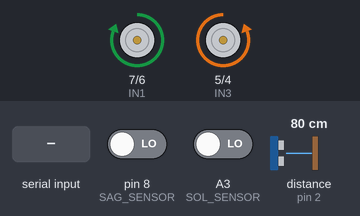
Simulated run of this sketch. Board: Arduino Uno, built with avr-gcc and run on an emulated ATmega328P. On the bench: motor-driver pin pairs drawn as motors (green arrow = first pin HIGH = forward, orange = second pin HIGH = backward, longer = more drive, scaled by the enable pin). Wiring (inferred from the names in the program): ultrasonic range finder: trigger A2; echo pin 2. The test bench sets the inputs (shaded band); at power-on: distance to the obstacle (sensor on pin 2) 80 cm, pin 8 (SAG_SENSOR) LOW, A3 (SOL_SENSOR) LOW. The echo pulse lasts 58.3 µs per cm; random numbers use the default seed unless the sketch sets one.

Above: at 0.91 s.
1.4 s: "F" received over the second serial link
At 2.8 s:
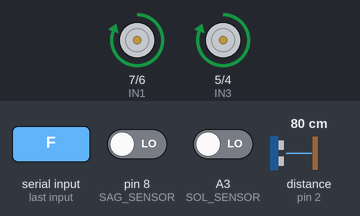
3.1 s: distance to the obstacle (sensor on pin 2) set to 17 cm
At 5.72 s:
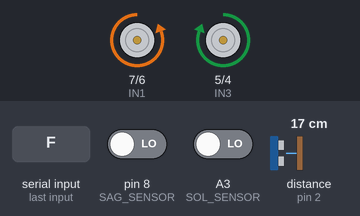
6.2 s: distance to the obstacle (sensor on pin 2) set to 13 cm
At 6.99 s:
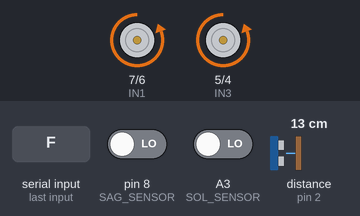
9.3 s: distance to the obstacle (sensor on pin 2) set to 18 cm
12.4 s: distance to the obstacle (sensor on pin 2) set to 2 cm
Timing chart, 0 to 16.5 s (numbered marks = the images above; inputs shaded):
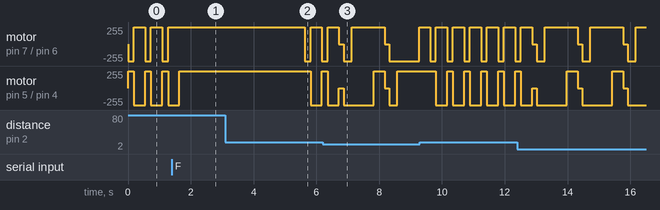

Measured:
- the behaviour switches between 16 and 15 cm on distance to the obstacle (sensor on pin 2) (found by bisection; images 2 and 3)
- by itself, motor on pin 7 (IN1) / pin 6 (IN2): repeats every 1.5 s: stopped 0.15 s, backward 255/255 0.25 s, forward 255/255 1.1 s
- by itself, motor on pin 5 (IN3) / pin 4 (IN4): repeats every 1.5 s: stopped 0.15 s, backward 255/255 0.95 s, forward 255/255 0.35 s

The sketch:

4WD.ino
```cpp
#include <SoftwareSerial.h>

// --- PİN AYARLARI ---
SoftwareSerial BT(11, 12);

#define ENA 9
#define IN1 7
#define IN2 6
#define IN3 5
#define IN4 4
#define ENB 3

#define TRIG_PIN A2
#define ECHO_PIN 2
#define SOL_SENSOR A3
#define SAG_SENSOR 8

// --- AYARLAR ---
int normalHiz = 255;
int donusHizi  = 255;   // 🔥 Daha sert dönüş
int engelSiniri = 15;
unsigned long beklemeSuresi = 4000;

// --- DEĞİŞKENLER ---
char gelenVeri;
bool otonomMod = true;
unsigned long sonKomutZamani = 0;

void setup() {
  pinMode(ENA, OUTPUT); pinMode(IN1, OUTPUT); pinMode(IN2, OUTPUT);
  pinMode(IN3, OUTPUT); pinMode(IN4, OUTPUT); pinMode(ENB, OUTPUT);

  pinMode(TRIG_PIN, OUTPUT);
  pinMode(ECHO_PIN, INPUT);
  pinMode(SOL_SENSOR, INPUT);
  pinMode(SAG_SENSOR, INPUT);

  Serial.begin(9600);
  BT.begin(9600);

  randomSeed(analogRead(A0));
}

void loop() {

  if (BT.available()) {
    gelenVeri = BT.read();
    sonKomutZamani = millis();

    if (gelenVeri == 'F' || gelenVeri == 'B' || gelenVeri == 'L' || gelenVeri == 'R' || gelenVeri == 'S') {
      otonomMod = false;
      manuelKontrol(gelenVeri);
    } else if (gelenVeri == 'X' || gelenVeri == 'U') {
      otonomMod = true;
      dur();
    }
  }

  if (!otonomMod && millis() - sonKomutZamani > beklemeSuresi) {
    otonomMod = true;
  }

  if (otonomMod) {
    int mesafe = mesafeOlc();
    if (mesafe > 0 && mesafe < engelSiniri) {
      engeldenKac();
    } else {
      cizgiIzle();
    }
  }
}

// ---------- ENGELDEN KAÇ ----------
void engeldenKac() {
  dur(); delay(150);
  geri(); delay(250);

  int yon = random(0, 2);

  if (yon == 0) {
    solaDon(); delay(700);   // 🔥 Daha net dönüş
  } else {
    sagaDon(); delay(700);
  }

  // 🔥 15 cm ileri (ortalama)
  ileri();
  delay(350);
}

// ---------- ÇİZGİ İZLE ----------
void cizgiIzle() {
  int sol = digitalRead(SOL_SENSOR);
  int sag = digitalRead(SAG_SENSOR);

  if (sol == HIGH && sag == HIGH) {
    ileri();
  }
  else if (sol == HIGH && sag == LOW) {
    solaDon();
  }
  else if (sol == LOW && sag == HIGH) {
    sagaDon();
  }
  else {
    cizgiAra(); // 🔥 GECİKME YOK
  }
}

// ---------- HIZLI ÇİZGİ ARAMA ----------
void cizgiAra() {
  // Sağ tarafa KISA ama SERT bak
  sagaDon();
  delay(180);

  if (digitalRead(SOL_SENSOR) == HIGH || digitalRead(SAG_SENSOR) == HIGH) return;

  // Sol tarafa KISA ama SERT bak
  solaDon();
  delay(360);
}

// ---------- MANUEL ----------
void manuelKontrol(char komut) {
  switch (komut) {
    case 'F': ileri(); break;
    case 'B': geri(); break;
    case 'L': solaDon(); break;
    case 'R': sagaDon(); break;
    case 'S': dur(); break;
  }
}

// ---------- MESAFE ----------
int mesafeOlc() {
  digitalWrite(TRIG_PIN, LOW); delayMicroseconds(2);
  digitalWrite(TRIG_PIN, HIGH); delayMicroseconds(10);
  digitalWrite(TRIG_PIN, LOW);
  long sure = pulseIn(ECHO_PIN, HIGH, 30000);
  if (sure == 0) return 0;
  return sure * 0.034 / 2;
}

// ---------- MOTOR ----------
void ileri() {
  analogWrite(ENA, normalHiz); analogWrite(ENB, normalHiz);
  digitalWrite(IN1, HIGH); digitalWrite(IN2, LOW);
  digitalWrite(IN3, HIGH); digitalWrite(IN4, LOW);
}
void geri() {
  analogWrite(ENA, normalHiz); analogWrite(ENB, normalHiz);
  digitalWrite(IN1, LOW); digitalWrite(IN2, HIGH);
  digitalWrite(IN3, LOW); digitalWrite(IN4, HIGH);
}
void sagaDon() {
  analogWrite(ENA, donusHizi); analogWrite(ENB, donusHizi);
  digitalWrite(IN1, LOW); digitalWrite(IN2, HIGH);
  digitalWrite(IN3, HIGH); digitalWrite(IN4, LOW);
}
void solaDon() {
  analogWrite(ENA, donusHizi); analogWrite(ENB, donusHizi);
  digitalWrite(IN1, HIGH); digitalWrite(IN2, LOW);
  digitalWrite(IN3, LOW); digitalWrite(IN4, HIGH);
}
void dur() {
  digitalWrite(IN1, LOW); digitalWrite(IN2, LOW);
  digitalWrite(IN3, LOW); digitalWrite(IN4, LOW);
  analogWrite(ENA, 0); analogWrite(ENB, 0);
}
```
